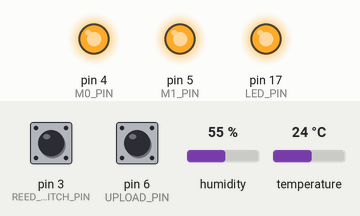
Bench run of a sketch on a simulated Arduino Leonardo, built with avr-gcc and run on an emulated ATmega32U4. Shown: output pins drawn as LEDs (lit = HIGH). Dashed ring = blinking. The inputs (shaded band) are chosen by the test bench; at power-on: pin 3 (REED_SWITCH_PIN) HIGH, pin 6 (UPLOAD_PIN) HIGH, humidity 55 %, temperature 24 °C.

Above: at 3.7 s.
3.8 s: pin 3 (REED_SWITCH_PIN) pulled LOW for 0.15 s
At 10.62 s:
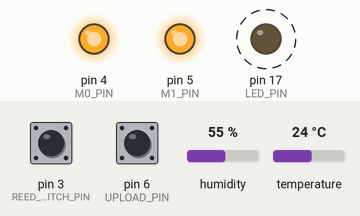
At 12.17 s:
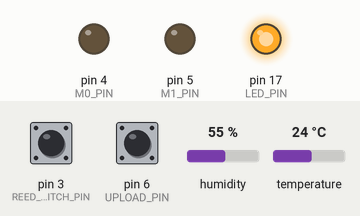
Timing chart, 0 to 13.8 s (numbered marks = the images above; inputs shaded):
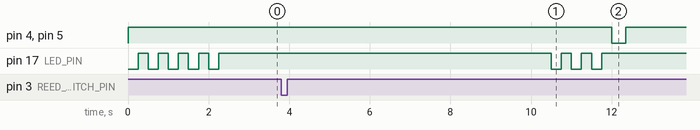

Measured:
- after the input at 3.8 s, pin 4 (M0_PIN), pin 5 (M1_PIN): HIGH → LOW after 8.2 s, → HIGH 0.34 s later; pin 17 (LED_PIN): alternates HIGH for 0.25 s and LOW for 0.25 s, 6 changes in all, then stays HIGH, starting after 6.7 s

The sketch:

raingauge_pro_mini.ino
```cpp
#include <DHT.h>
#include <DHT_U.h>

//using SparkFun Pro Micro board (3.3v, 8Mhz)
//https://github.com/sparkfun/Arduino_Boards

//The Pro Micro has five external interrupts, which allow you to instantly trigger a function when a pin goes either high or low (or both).
//If you attach an interrupt to an interrupt-enabled pin,
//you'll need to know the specific interrupt that pin triggers: pin 3 maps to interrupt 0 (INT0), pin 2 is interrupt 1 (INT1), pin 0 is interrupt 2 (INT2), pin 1 is interrupt 3 (INT3), and pin 7 is interrupt 4 (INT6).

//CAREFUL :
//To upload a sketch, don't forget to set pin 6 to LOW (GROUND), otherwise board will hibernate and no upload is possible

//Consumption with power led on :
//1.6mA while sleeping
//25mA peak while running

#include <LowPower.h>
#include <ArduinoJson.h>

#define DEBUG 0
#define FIRMWARE_VERSION "1.0"

const int UPLOAD_PIN = 6;
const int M0_PIN = 4;
const int M1_PIN = 5;
const int REED_SWITCH_INTERRUPT = 3; //interrupt 0 at arduino nano pin 3
const int REED_SWITCH_PIN = 3;
const int LED_PIN = 17;            // RXLED Pin is 17 on pro micro
const int SENSOR_PIN = A1;

#define DHTPIN 7
#define DHTTYPE DHT22 // DHT 22 (AM2302)
DHT dht(DHTPIN, DHTTYPE);

struct Sensor {
    String Name;
    String SensorId;
};

#define SENSORS_COUNT 1
Sensor sensors[SENSORS_COUNT];

volatile bool wakeUpByFlipFlop = false;
long debouncing_time = 150; //Debouncing Time in Milliseconds
volatile unsigned long last_micros;

void setup() {
  pinMode(LED_PIN, OUTPUT);    // initialize pin 17 as an output pin for LED
  digitalWrite(LED_PIN, HIGH); //necessary ? maybe not but just in case

  pinMode(M0_PIN, OUTPUT);
  pinMode(M1_PIN, OUTPUT);

  pinMode(SENSOR_PIN, INPUT);

  pinMode(UPLOAD_PIN, INPUT_PULLUP);
  digitalWrite(UPLOAD_PIN, HIGH); //necessary ? maybe not but just in case

  digitalWrite(M0_PIN, HIGH); //
  digitalWrite(M1_PIN, HIGH); //High = Sleep mode

  pinMode(REED_SWITCH_PIN, INPUT_PULLUP); // define interrupt pin 3 as input to read interrupt received by Reed Switch
  digitalWrite(REED_SWITCH_PIN, HIGH); //necessary ? maybe not but just in case

  //Serial.println("Attaching interrupt...");
  attachInterrupt(digitalPinToInterrupt(REED_SWITCH_INTERRUPT),wakeUpNow, FALLING);   // Attach interrupt at pin D2  (int 0 is at pin D2  for nano, UNO)

  if (DEBUG)
    Serial.begin(9600);     // initialize serial communication only for debugging purpose

  Serial1.begin(9600);

  blinkLed(5);

  InitSensors();

  debug_message("Setup completed, starting...",true);
}

void InitSensors() {

  sensors[0].Name = "Raingauge";
  sensors[0].SensorId = "1";
}

void loop() {

  //Hibernate if Upload pin is high
  if (digitalRead(UPLOAD_PIN) == HIGH)
    Hibernate();   // go to sleep - calling sleeping function
}

String ConvertToJSon(String battery, String humidity, String temperature, String flipflop) {
    //Create JSon object
    DynamicJsonBuffer  jsonBuffer(200);
    JsonObject& root = jsonBuffer.createObject();

    root["sensorid"] = sensors[0].SensorId;
    root["name"] = sensors[0].Name;
    root["firmware"]  = FIRMWARE_VERSION;
    root["battery"] = battery;
    root["humidity"] = humidity;
    root["temperature"] = temperature;
    root["flipflop"] = flipflop;

    String result;
    root.printTo(result);

    return result;
}

void sendMessage(bool bWakeUpByFlipFlop) {

  blinkLed(3);

  digitalWrite(M0_PIN, LOW); //
  digitalWrite(M1_PIN, LOW); //low, low = normal mode

  delay(100);

  float h = dht.readHumidity();//on lit l'hygrometrie
  float t = dht.readTemperature();

  String temp;
  String humi;
  if (isnan(h) || isnan(t))
  {
    temp = "NA";
    humi = "NA";
  }
  else {
    temp = String(t,2);
    humi = String(h,2);
  }

  //Serial.println("Flip flop count : " + String(bucketFlipFlopCounter));

  float vin = ReadVoltage();
  //String message = "SETRAINGAUGEINFOTEST;" + String(vin,2) + ";";

  String flipflop = "0";
  if (bWakeUpByFlipFlop)
    flipflop = "1";

  String message = ConvertToJSon(String(vin,2), humi, temp, flipflop);

  Serial1.print(message);

  Serial1.end();
  delay(30);
  Serial1.begin(9600);
  delay(70); //The rest of requested delay. So 100 - 30 = 70

  //LoRa in Sleep mode
  digitalWrite(M0_PIN, HIGH); //
  digitalWrite(M1_PIN, HIGH); //high, high sleep mode
}

void blinkLed(int blinkNumber){
  for (int i=1; i <= blinkNumber;i++) {
    digitalWrite(LED_PIN, LOW);
    delay(250);
    digitalWrite(LED_PIN, HIGH);
    delay(250);
  }
}

void wakeUpNow(){                  // Interrupt service routine or ISR

  if((long)(micros() - last_micros) >= debouncing_time * 1000) {
    wakeUpByFlipFlop = true;
    last_micros = micros();
  }
}

float ReadVoltage() {

  //R1 = 33kOhm
  //R2 = 7.5kOhm

  float sensorValue = 0.0f;
  float R1 = 32800;
  float R2 =  7460;
  float vmes = 0.0f;
  float vin = 0.f;

  sensorValue = analogRead(SENSOR_PIN);

  //3.3v is a little lower than expected...
  vmes = (sensorValue * 3.4) / 1024;

  //Calcul issue du pont diviseur
  vin = vmes / (R2 / (R1 + R2));

  return vin;
}

void Hibernate()         // here arduino is put to sleep/hibernation
{

 //60*60 / 8 = 450 = publication toutes les heures!
 for (int i=1; i<=450;i++) {

    LowPower.powerDown(SLEEP_8S, ADC_OFF, BOD_OFF);

    if (wakeUpByFlipFlop) {
       sendMessage(true);
       wakeUpByFlipFlop = false;
    }
 }

 //One hour has passed send only Voltage info
 sendMessage(false);
}

void debug_message(String message, bool doReturnLine) {
  if (DEBUG) {
    if (doReturnLine)
      Serial.println(message);
    else
      Serial.print(message);
  }
}
```
